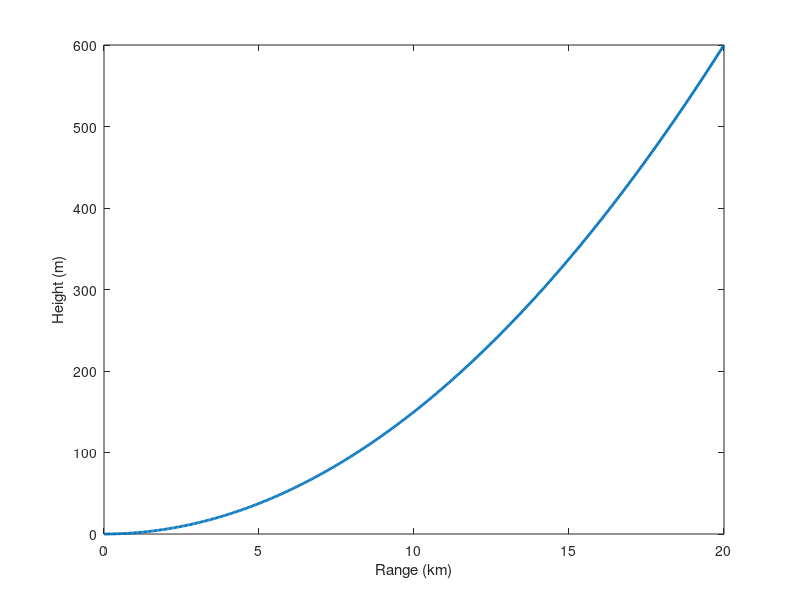
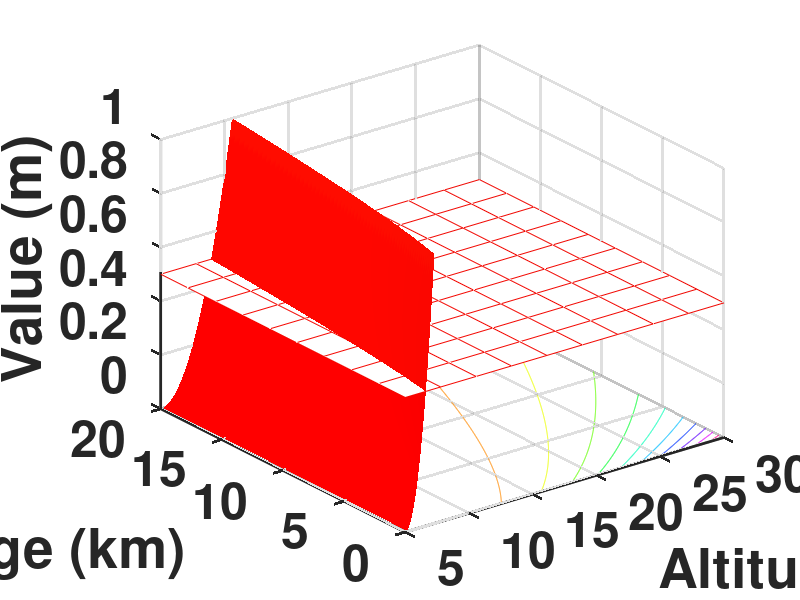

Reproduce these figures in MATLAB, in order.

r = linspace(0,20000,500);
h1 = 30;
h2 = linspace(5,30,500);

[rr,hh] = meshgrid(r,h2);

h1 = 30;

f = 10e9;

lambda = 3e8/f;
k = 2*pi/lambda;

dr = 1/10*lambda^2*rr.^2./(2*h1*hh);
dr1 = 1/20*lambda^2*rr.^2./(2*h1*hh);
dr2 = 0.5*ones(10,10);

dh = 1/20*lambda^2*r.^2/(2*h1*0.5);

figure
plot(r/1000,dh,'LineWidth',2)
xlabel('Range (km)')
ylabel('Height (m)')

figure
surfc(h2,r/1000,dr,'FaceLighting','gouraud','FaceColor','interp','AmbientStrength',0.75)
hold on
mesh(linspace(5,30,10),linspace(0,20,10),dr2)%'FaceLighting','gouraud','FaceColor','interp','AmbientStrength',0.75)
shading interp
light('Position',[0 10 5],'Style','local')
colormap(hsv(256))
xlabel('Altitude (m)')
ylabel('Range (km)')
zlabel('Value (m)')
set(gca,'FontSize',36)
set(gca,'LineWidth',2)
set(gca,'FontWeight','bold')
zlim([0 1])